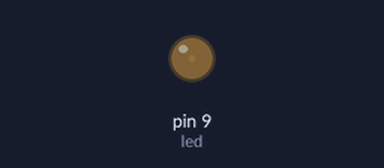
A sketch run on a simulated Arduino Uno, built with avr-gcc and run on an emulated ATmega328P. Parts: output pins drawn as LEDs (lit = HIGH).

Above: at 0.05 s.
At 1.5 s:
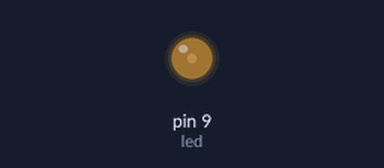
Timing chart, 0 to 4.7 s (numbered marks = the images above):
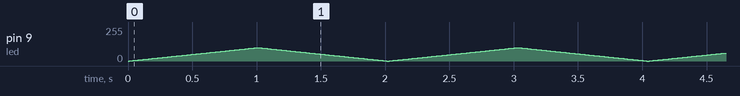

The sketch:

0302PWMLED.ino
```cpp
int led = 9;


void setup() {
  // put your setup code here, to run once:
  pinMode(led,OUTPUT);
}

void loop() {
  // put your main code here, to run repeatedly:
  for(int i=0;i<=100;i++){
    analogWrite(led,i);
    delay(10);
  }
  for(int i=100;i>=0;i--){
    analogWrite(led,i);
    delay(10);
  }
}
```
